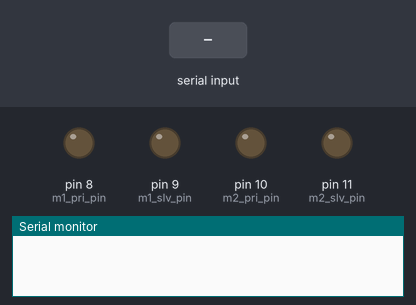
This sketch was run on a simulated Arduino Uno, built with avr-gcc and run on an emulated ATmega328P. Shown: output pins drawn as LEDs (lit = HIGH), the last lines printed to the serial monitor. The test bench sets the inputs (shaded band).

Above: at 1.2 s.
1.3 s: "#MFF" received over the second serial link
At 2.2 s:
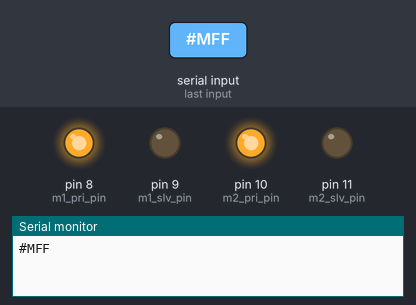
2.8 s: "#MBB" received over the second serial link
At 3.3 s:
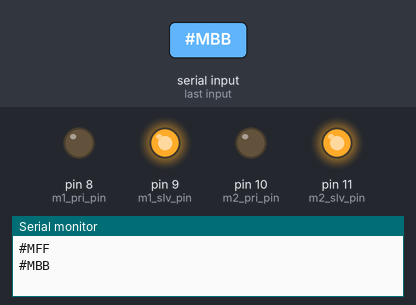
4.3 s: "#MBF" received over the second serial link
At 5.5 s:
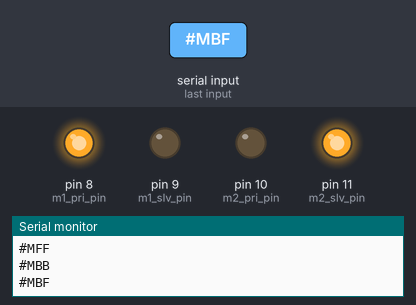
5.8 s: "#MFB" received over the second serial link
At 6.8 s:
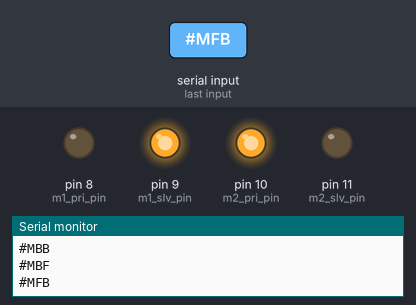
Timing chart, 0 to 8.3 s (numbered marks = the images above; inputs shaded):
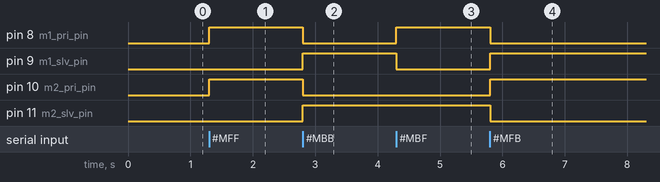

The sketch:

bluetooth.ino
```cpp
/**
// @Author dsdgun@gmail.com
// @site blog.dsdstudio.net
*/
#include <SoftwareSerial.h>

#define m1_pri_pin 8
#define m1_slv_pin 9
#define m2_pri_pin 10
#define m2_slv_pin 11

#define BT_RX_PIN 2
#define BT_TX_PIN 3

SoftwareSerial BTSerial(BT_RX_PIN, BT_TX_PIN);

void setup() {
  pinMode(m1_pri_pin, OUTPUT);
  pinMode(m1_slv_pin, OUTPUT);
  pinMode(m2_pri_pin, OUTPUT);
  pinMode(m2_slv_pin, OUTPUT);

  Serial.begin(9600);
  BTSerial.begin(9600);
}

/**
// from data Bluetooth virtual serial port
// to String Object
*/
String getSignalString(){
    String signal = "";
    while (BTSerial.available() > 0) {
      signal += (char)BTSerial.read();
    };
   return signal;
}

void loop() {
  if (BTSerial.available()){
    String signal = getSignalString();
    if ( signal.indexOf("#MHH") != -1 ){
       stop();
    }
    if ( signal.indexOf("#MFF") != -1 ){
      forward();
    }
    if ( signal.indexOf("#MBB") != -1 ){
      backword();
    }

    if ( signal.indexOf("#MBF") != -1 ) {
      left();
    }

    if ( signal.indexOf("#MFB") != -1 ) {
      right();
    }

    // signal Debugging Message
    Serial.println(signal);
  }
}

void forward_pwm(){
  analogWrite(m1_pri_pin, 100);
  analogWrite(m1_slv_pin, 0);
  analogWrite(m2_pri_pin, 100);
  analogWrite(m2_slv_pin, 0);
}

void stop(){
  digitalWrite(m1_pri_pin, LOW);
  digitalWrite(m1_slv_pin, LOW);
  digitalWrite(m2_pri_pin, LOW);
  digitalWrite(m2_slv_pin, LOW);
}
/*
// Move forward Tank
*/
void forward(){
  digitalWrite(m1_pri_pin, HIGH);
  digitalWrite(m1_slv_pin, LOW);
  digitalWrite(m2_pri_pin, HIGH);
  digitalWrite(m2_slv_pin, LOW);
}

/*
// Move backward Tank
*/
void backword() {
  digitalWrite(m1_pri_pin, LOW);
  digitalWrite(m1_slv_pin, HIGH);
  digitalWrite(m2_pri_pin, LOW);
  digitalWrite(m2_slv_pin, HIGH);
}

/*
// Turn right Tank
*/
void right(){
  digitalWrite(m1_pri_pin, LOW);
  digitalWrite(m1_slv_pin, HIGH);
  digitalWrite(m2_pri_pin, HIGH);
  digitalWrite(m2_slv_pin, LOW);
}

/*
// Turn Left Tank
*/
void left(){
  digitalWrite(m1_pri_pin, HIGH);
  digitalWrite(m1_slv_pin, LOW);
  digitalWrite(m2_pri_pin, LOW);
  digitalWrite(m2_slv_pin, HIGH);

}
```

Measured:
- after the input at 1.3 s, pin 8 (m1_pri_pin), pin 10 (m2_pri_pin): LOW → HIGH at once
- after the input at 2.8 s, pin 8 (m1_pri_pin), pin 10 (m2_pri_pin): HIGH → LOW at once; pin 9 (m1_slv_pin), pin 11 (m2_slv_pin): LOW → HIGH at once
- after the input at 4.3 s, pin 8 (m1_pri_pin): LOW → HIGH at once; pin 9 (m1_slv_pin): HIGH → LOW at once
- after the input at 5.8 s, pin 8 (m1_pri_pin), pin 11 (m2_slv_pin): HIGH → LOW at once; pin 9 (m1_slv_pin), pin 10 (m2_pri_pin): LOW → HIGH at once
